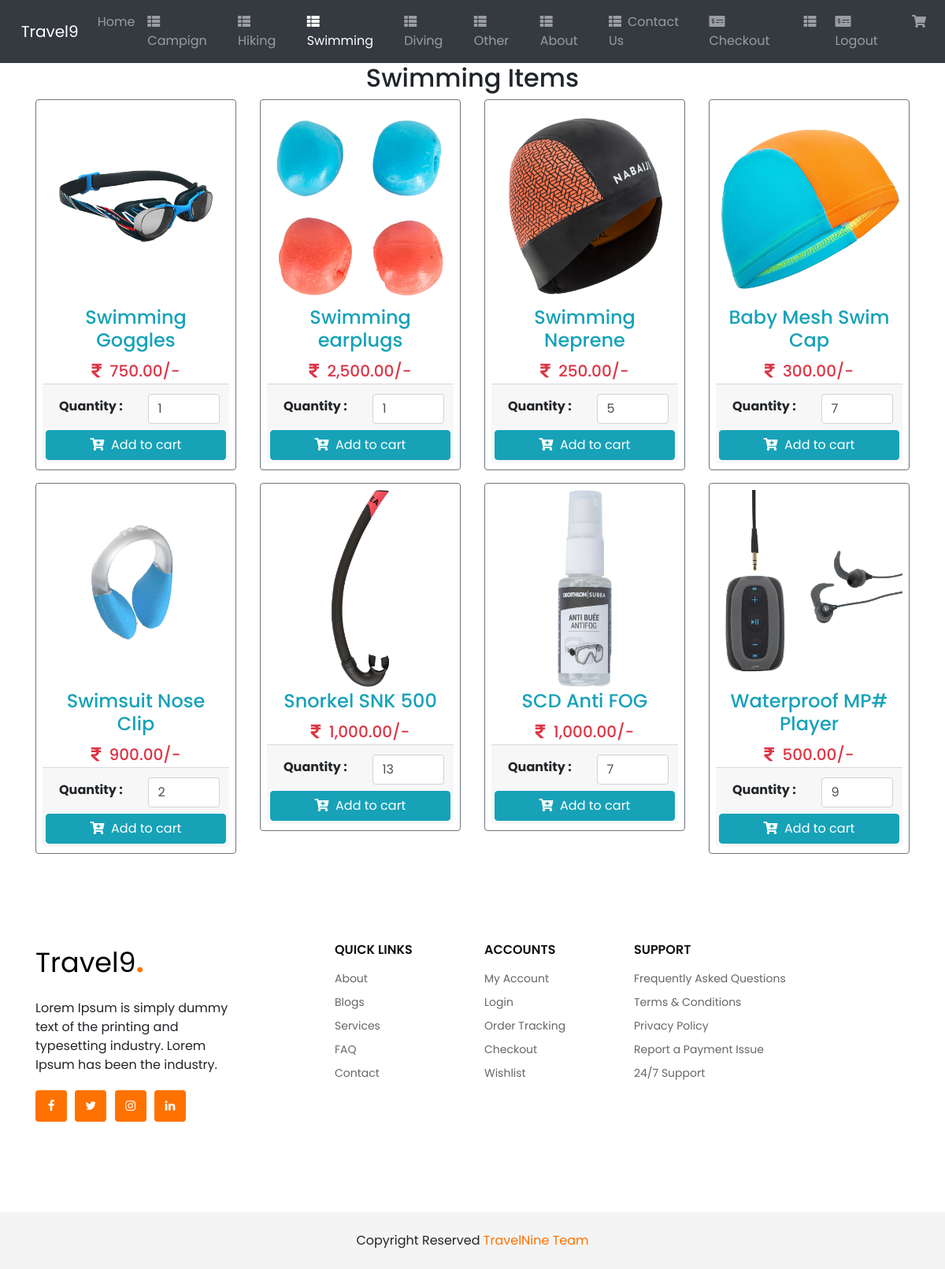
/swimming.php, run on the app's committed database.
### tables this page shows
CREATE TABLE IF NOT EXISTS `product` (
  `id` int(11) NOT NULL AUTO_INCREMENT,
  `product_name` varchar(255) NOT NULL,
  `product_price` varchar(100) NOT NULL,
  `product_qty` int(11) NOT NULL DEFAULT 1,
  `product_image` varchar(255) NOT NULL,
  `product_code` varchar(50) NOT NULL,
  `category` varchar(10) NOT NULL,
  PRIMARY KEY (`id`),
  UNIQUE KEY `product_code_2` (`product_code`),
  KEY `product_code` (`product_code`)
);

### swimming.php (the view, shortened to what this page needs)
<!DOCTYPE html>
<html lang="en">
<head>
  <link rel='stylesheet' href='https://cdnjs.cloudflare.com/ajax/libs/twitter-bootstrap/4.5.2/css/bootstrap.min.css' />
  <link rel='stylesheet' href='https://cdnjs.cloudflare.com/ajax/libs/font-awesome/5.9.0/css/all.min.css' />
   <link rel="stylesheet" href="https://maxcdn.bootstrapcdn.com/bootstrap/4.5.2/css/bootstrap.min.css">
    <link rel="stylesheet" href="https://stackpath.bootstrapcdn.com/font-awesome/4.7.0/css/font-awesome.min.css">
    <link rel="stylesheet" type="text/css" href="https://cdnjs.cloudflare.com/ajax/libs/OwlCarousel2/2.3.4/assets/owl.carousel.min.css">
    <link rel="stylesheet" type="text/css" href="https://cdnjs.cloudflare.com/ajax/libs/OwlCarousel2/2.3.4/assets/owl.theme.default.min.css">
    <link rel="stylesheet" type="text/css" href="style.css">
</head>
<body>
  <nav class="navbar navbar-expand-md bg-dark navbar-dark">
    <a class="navbar-brand" href="index.php"><i class=""></i>&nbsp;&nbsp;Travel9</a>
    <div class="collapse navbar-collapse" id="collapsibleNavbar">
      <ul class="navbar-nav ml-auto">
        <li class="nav-item">
          <a class="nav-link " href="http://localhost/project/index.php"><i class=""></i>Home</a>
        </li>
        <li class="nav-item">
          <a class="nav-link" href="http://localhost/project/campign.php#"><i class="fas fa-th-list mr-2"></i>Campign</a>
        </li>
        <li class="nav-item">
          <a class="nav-link " href="http://localhost/project/hiking.php"><i class="fas fa-th-list mr-2"></i>Hiking</a>
        </li>
        <li class="nav-item">
          <a class="nav-link active" href="http://localhost/project/swimming.php"><i class="fas fa-th-list mr-2"></i>Swimming</a>
        </li>
        <li class="nav-item">
          <a class="nav-link" href="http://localhost/project/diving.php"><i class="fas fa-th-list mr-2"></i>Diving</a>
        </li>
        <li class="nav-item">
          <a class="nav-link" href="http://localhost/project/other.php"><i class="fas fa-th-list mr-2"></i>Other</a>
        </li>
        <li class="nav-item">
          <a class="nav-link" href="http://localhost/project/about.php"><i class="fas fa-th-list mr-2"></i>About</a>
        </li>
        <li class="nav-item">
          <a class="nav-link" href="http://localhost/project/contact/contact.php"><i class="fas fa-th-list mr-2"></i>Contact Us</a>
        </li>
        <li class="nav-item">
          <a class="nav-link" href="http://localhost/project/checkout.php"><i class="fas fa-money-check-alt mr-2"></i>Checkout</a>
        </li>
        <li class="nav-item">
          <a class="nav-link" href="http://localhost/project/login/customer/dashboard.php"><i class="fas fa-th-list mr-2"></i> <?php echo $_SESSION['f_name'];  ?></a>
        </li>
        <li class="nav-item">
          <a class="nav-link" href="http://localhost/project/login/login.php"><i class="fas fa-money-check-alt mr-2"></i>Logout</a>
        </li>
        <li class="nav-item">
          <a class="nav-link" href="cart.php"><i class="fas fa-shopping-cart"></i> <span id="cart-item" class="badge badge-danger"></span></a>
        </li>
      </ul>
    </div>
  </nav>
        <center><h2>Swimming Items</h2></center>
  <div class="container">
    <div class="row mt-2 pb-3">
      <?php
        include 'config.php';
        $stmt = $conn->prepare('SELECT * FROM product where category="S"');
        $stmt->execute();
        $result = $stmt->get_result();
        while ($row = $result->fetch_assoc()):
      ?>
      <div class="col-sm-6 col-md-4 col-lg-3 mb-2">
        <div class="card-deck">
          <div class="card p-2 border-secondary mb-2">
            <img src="<?= $row['product_image'] ?>" class="card-img-top" height="250">
            <div class="card-body p-1">
              <h4 class="card-title text-center text-info"><?= $row['product_name'] ?></h4>
              <h5 class="card-text text-center text-danger"><i class="fas fa-rupee-sign"></i>&nbsp;&nbsp;<?= number_format($row['product_price'],2) ?>/-</h5>
            </div>
            <div class="card-footer p-1">
              <form action="" class="form-submit">
                <div class="row p-2">
                  <div class="col-md-6 py-1 pl-4">
                    <b>Quantity : </b>
                  </div>
                  <div class="col-md-6">
                    <input type="number" class="form-control pqty" value="<?= $row['product_qty'] ?>">
                  </div>
                </div>
                <button class="btn btn-info btn-block addItemBtn"><i class="fas fa-cart-plus"></i>&nbsp;&nbsp;Add to
                  cart</button>
              </form>
            </div>
          </div>
        </div>
      </div>
      <?php endwhile; ?>
    </div>
  </div>
<section class="footer spad">
    <div class="container">
      <div class="row">
        <div class="col-lg-4 col-md-6 col-sm-12">
          <div class="footer_about">
            <div class="footer_logo">
              <a href="index.html">Travel9<span>.</span></a>
            </div>
            <p>Lorem Ipsum is simply dummy text of the printing and typesetting industry. Lorem Ipsum has been the industry.</p>
            <div class="footer_social">
              <a href="#">
                <i class="fa fa-facebook"></i>
              </a>
              <a href="#">
                <i class="fa fa-twitter"></i>
              </a>
              <a href="#">
                <i class="fa fa-instagram"></i>
              </a>
              <a href="#">
                <i class="fa fa-linkedin"></i>
              </a>
            </div>
          </div>
        </div>
        <div class="col-lg-2 col-md-3">
          <div class="footer_widget">
            <h6>Quick Links</h6>
            <ul>
              <li><a href="#">About</a></li>
              <li><a href="#">Blogs</a></li>
              <li><a href="#">Services</a></li>
              <li><a href="#">FAQ</a></li>
              <li><a href="#">Contact</a></li>
            </ul>
          </div>
        </div>
        <div class="col-lg-2 col-md-3">
          <div class="footer_widget">
            <h6>Accounts</h6>
            <ul>
              <li><a href="#">My Account</a></li>
              <li><a href="#">Login</a></li>
              <li><a href="#">Order Tracking</a></li>
              <li><a href="#">Checkout</a></li>
              <li><a href="#">Wishlist</a></li>
            </ul>
          </div>
        </div>
        <div class="col-lg-4 col-md-3">
          <div class="footer_widget">
            <h6>Support</h6>
            <ul>
              <li><a href="#">Frequently Asked Questions</a></li>
              <li><a href="#">Terms & Conditions</a></li>
              <li><a href="#">Privacy Policy</a></li>
              <li><a href="#">Report a Payment Issue</a></li>
              <li><a href="#">24/7 Support</a></li>
            </ul>
          </div>
        </div>
      </div>
    </div>
  </section>
  <div class="footer_bottom text-center py-4">
    <p class="mb-0">
      Copyright Reserved
      <a href="http://localhost/project/team.php">TravelNine Team</a>
    </p>
  </div>
</body>
</html>

### style.css (style rules this page uses)
* { margin: 0; padding: 0; box-sizing: border-box; font-family: 'Poppins', sans-serif; }
a, a:hover, a:focus { text-decoration: none; outline: none; }
li { list-style: none; display: inline-block; }
.spad { padding-top: 80px; padding-bottom: 80px; }
.footer .footer_about { margin-bottom: 30px; }
.footer .footer_about p { margin-bottom: 20px; padding-right: 80px; }
.footer .footer_logo { margin-bottom: 20px; }
.footer .footer_logo a { font-size: 35px; color: #000; }
.footer .footer_logo a span { color: #ff7200; font-size: 35px; font-weight: 700; }
.footer .footer_widget { margin-bottom: 30px; }
.footer .footer_widget h6 { color: #111; font-weight: 600; text-transform: uppercase; margin-bottom: 12px; }
.footer .footer_widget ul li { list-style: none; display: block; }
.footer .footer_widget ul li a { font-size: 14px; color: #666; line-height: 30px; }
.footer .footer_social a { height: 40px; width: 40px; display: inline-block; background-color: #ff7200; font-size: 15px; color: #fff; line-height: 40px; text-align: center; border-radius: 10%; margin-right: 6px; margin-bottom: 5px; transition: all 0.5s; }
.footer .footer_social a:last-child { margin-right: 0; }
.footer_bottom { background-color: #f4f4f4; }
.footer_bottom a { color: #ff7200; }

### data on the page
product: product_image (picture), product_name "Swimming Goggles", product_price "750.00", product_qty "1"
product: product_image (picture), product_name "Swimming earplugs", product_price "2,500.00", product_qty "1"
product: product_image (picture), product_name "Swimming Neprene", product_price "250.00", product_qty "5"
product: product_image (picture), product_name "Baby Mesh Swim Cap", product_price "300.00", product_qty "7"
product: product_image (picture), product_name "Swimsuit Nose Clip", product_price "900.00", product_qty "2"
product: product_image (picture), product_name "Snorkel SNK 500", product_price "1,000.00", product_qty "13"
product: product_image (picture), product_name "SCD Anti FOG", product_price "1,000.00", product_qty "7"
product: product_image (picture), product_name "Waterproof MP# Player", product_price "500.00", product_qty "9"
